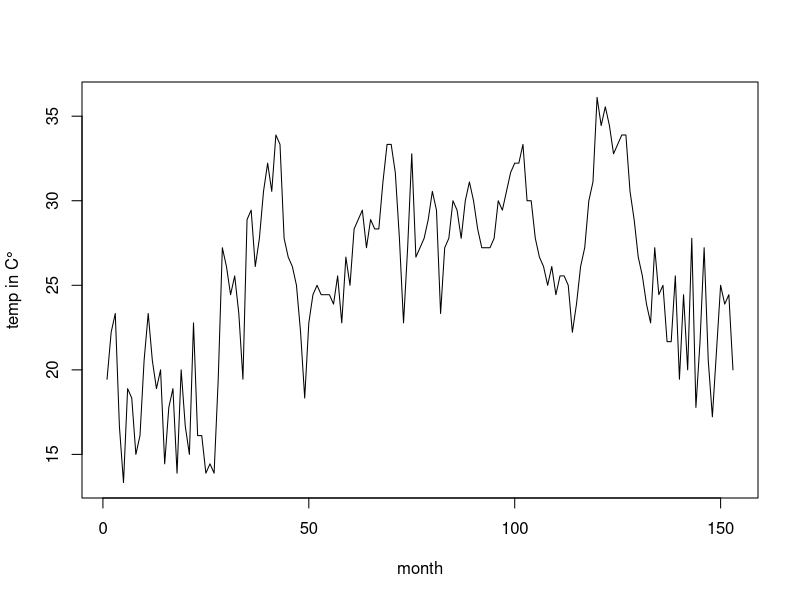
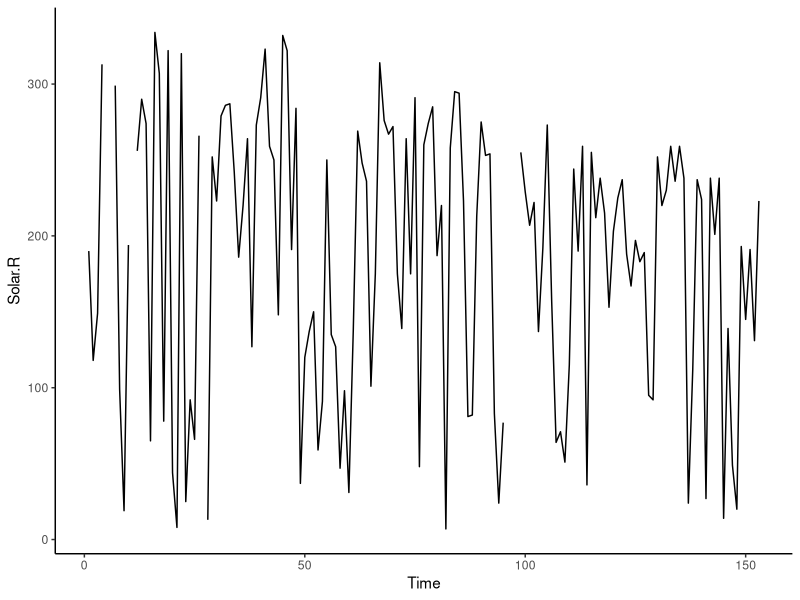
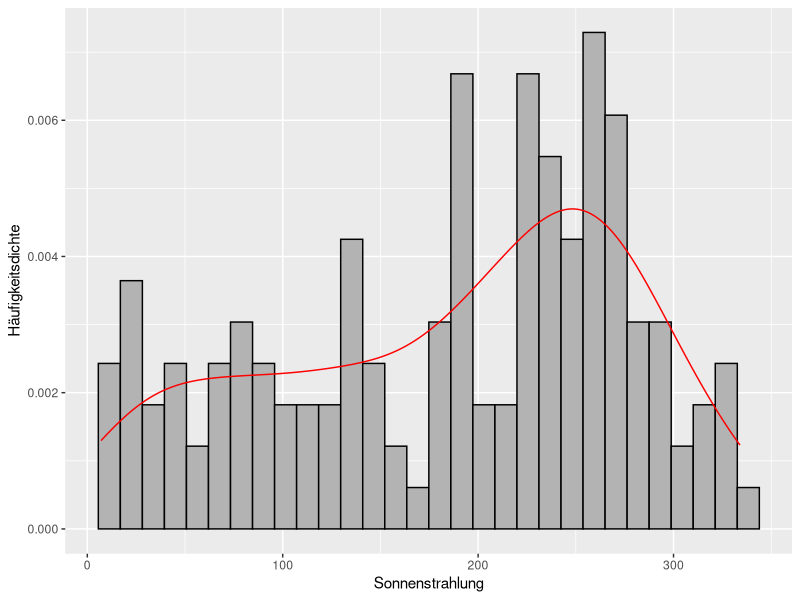
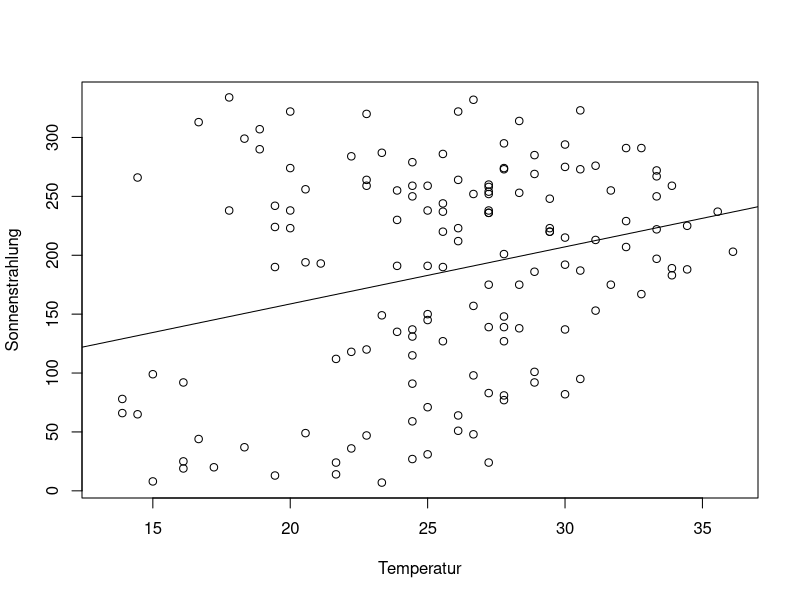
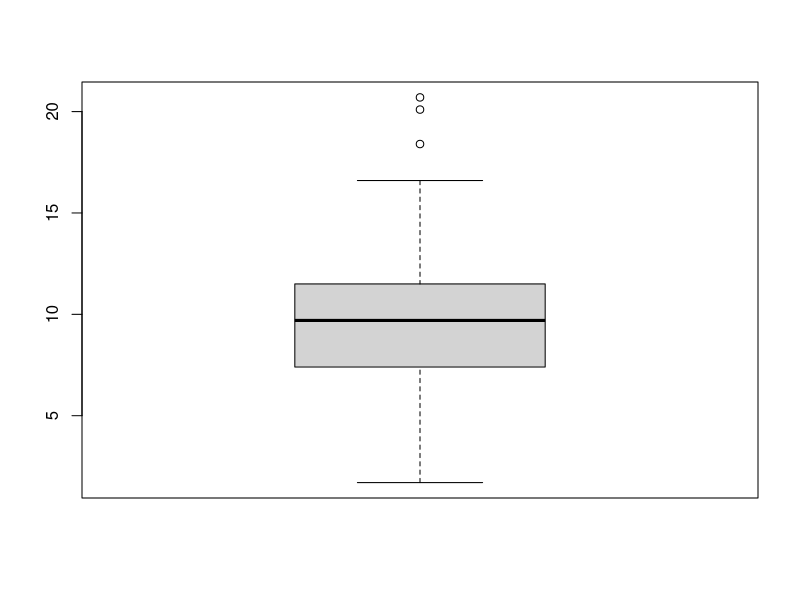

These charts were generated, in order, by the following R code: (Note: this script raises an error after producing the figures.)
## ---- chunk 1
library(tidyverse)
## ---- chunk 2
airquality=datasets::airquality
#shows solar radiation, wind, temperature and ozone concentration on each day of mai, june, july, august and september.
## ---- chunk 3
airqualityC=airquality
airqualityC[,4]=((airqualityC[,4]-32)*(5/9))
plot(airqualityC[,4],type="l",xlab="month",ylab="temp in C°")
#assumption that temperature was originally given in fahrenheit
## ---- chunk 4
library(ggplot2)
## ---- chunk 5
ggplot(
    airqualityC,
    aes(x = seq(1:153), y = Solar.R)) +
  geom_line() +
  labs(x = "Time", y = "Solar.R") +
  theme_classic()
## ---- chunk 6
airqualityC[,5] <- month.name[airqualityC[,5]]
## ---- chunk 7
ggplot(airqualityC, aes(x= Solar.R, y=..density..)) +
  geom_histogram(fill="grey70", color = "black") + geom_density(color = "red")+labs(x="Sonnenstrahlung",y="Häufigkeitsdichte")
## ---- chunk 8
#regression line for Temp and Solar.R

#first create a table with only 2 variables
airqualityCT_R=airqualityC[,2:4]
airqualityCT_R$Wind=NULL

#with the lm() function the intersect and slope can be found
lm(airqualityCT_R)
cor.test(airqualityCT_R[,1],airqualityCT_R[,2])
## ---- chunk 9
plot(airqualityC[,4],airqualityC[,2],type="p",ylab="Sonnenstrahlung",xlab="Temperatur")
abline(a=61.743,b=4.847)
## ---- chunk 10
ggplot(boxplot(airqualityC[,3]))
